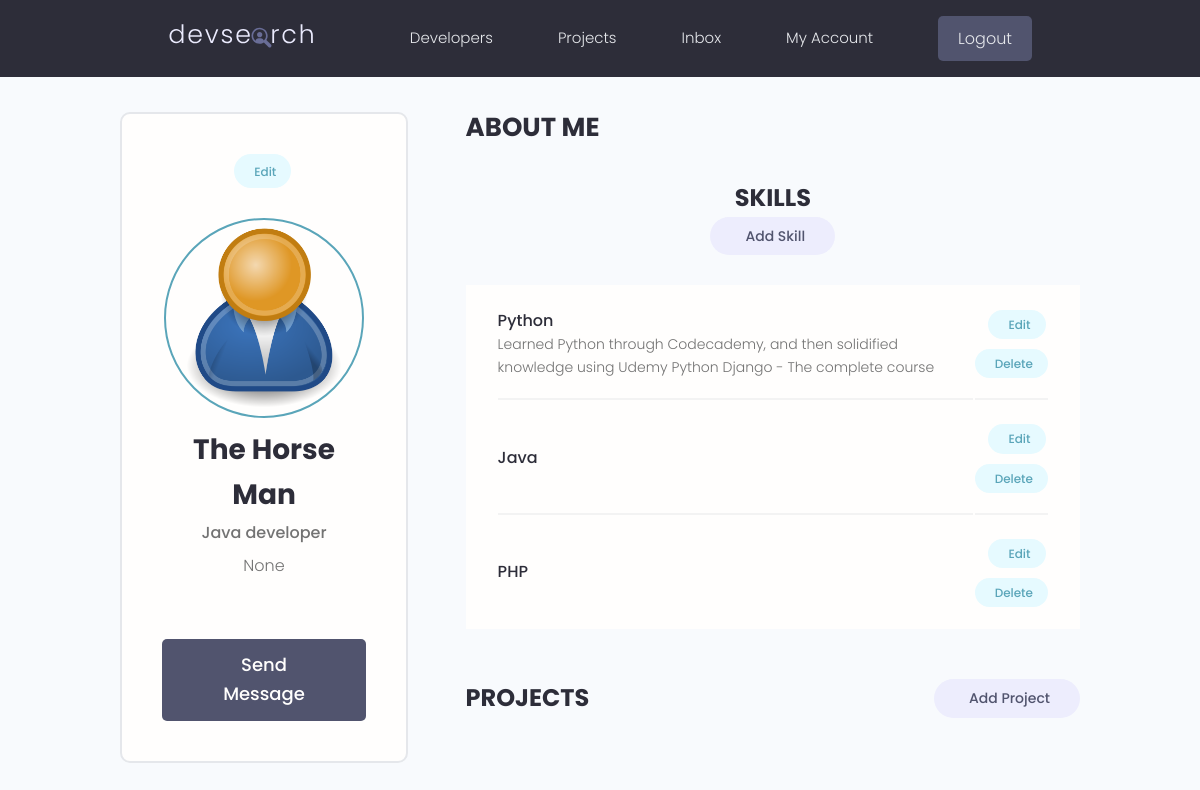
The page /account/ (signed in) on the database its author committed.
### users/models.py (models this page shows, shortened)
class Profile(models.Model):
  user = models.OneToOneField(User, on_delete=models.CASCADE, null=True, blank=True,)
  name = models.CharField(max_length = 200, blank = True, null = True)
  email = models.EmailField(max_length=500, blank=True, null=True)
  username = models.CharField(max_length = 200, blank = True, null = True)
  username = models.CharField(max_length = 200, blank = True, null = True)
  short_intro = models.CharField(max_length = 200, blank = True, null = True)
  location = models.CharField(max_length = 200, blank = True, null = True)
  bio = models.TextField(max_length=500, blank=True, null=True)
  profile_image = models.ImageField(null = True, blank=True, upload_to='profiles/', default='profiles/user-default.png' )
  social_github= models.CharField(max_length = 200, blank = True, null = True)
  social_linkedIn= models.CharField(max_length = 200, blank = True, null = True)
  social_twitter= models.CharField(max_length = 200, blank = True, null = True)
  social_youtube= models.CharField(max_length = 200, blank = True, null = True)
  social_website= models.CharField(max_length = 200, blank = True, null = True)
  created = models.DateTimeField(auto_now_add=True)
  id = models.UUIDField(default=uuid.uuid4, unique=True, primary_key=True, editable=False)

class Skill(models.Model):
  owner = models.ForeignKey(Profile, on_delete=models.CASCADE, null=True, blank=True)
  name = models.CharField(max_length=50)
  description = models.TextField(max_length=500, null=True, blank=True)
  created = models.DateTimeField(auto_now_add=True)
  id = models.UUIDField(default=uuid.uuid4, unique=True, primary_key=True, editable=False)

### users/views.py (the view)
# urls.py: path('account/', views.userAccount, name='account'),
@login_required(login_url="login")
def userAccount(request):
  profile = request.user.profile
  context = {
    'profile': profile
    }
  return render(request, 'users/account.html', context)

### users/templates/users/account.html (shortened to what this page needs)
{% extends 'main.html' %}
{% block content %}
<main class="settingsPage profile my-md">
  <div class="container">
    <div class="layout">
      <div class="column column--1of3">
        <div class="card text-center">
          <div class="card__body dev">
            <a class="tag tag--pill tag--main settings__btn" href="{% url 'edit-account' %}"> Edit</a>
            <img class="avatar avatar--xl dev__avatar" src="{{ profile.profile_image.url }}" />
            <h2 class="dev__name">{{ profile.name }}</h2>
            <p class="dev__title">{{ profile.short_intro }}</p>
            <p class="dev__location">{{ profile.location }}</p>
            <a href="#" class="btn btn--sub btn--lg">Send Message </a>
          </div>
        </div>
      </div>
      <div class="column column--2of3">
        <div class="devInfo">
          <h3 class="devInfo__title">About Me</h3>
        </div>
        <div id="skill-form"   class="settings">
          <h3 class="settings__title">Skills</h3>
          {% if  page == 'add-skill' or page == 'edit-skill' %}
            {% if page == 'add-skill' %}
            <form action="{% url 'add-skill' %}" method="POST">
            {% else %}
            <form action="{% url 'edit-skill' skill.id %}" method="POST">
            {% endif %}
            {% csrf_token %}
            {% for field in skill_form %}
            <div id="skill-field" class="form__field">
              <label for="formInput#text">{{ field.label }} </label>
              {{ field }}
            </div>
            {% endfor %}
            <a class="btn btn--sub btn--md  my-md" href="{% url 'account' %}">Cancel</a>
            <input class="btn btn--sub btn--md  my-md" type="submit" value="Submit">
          </form>
          {% else %}
          <a class="tag tag--pill tag--sub settings__btn tag--lg" href="{% url 'add-skill' %}"> Add Skill</a>
          {% endif %}
        </div>
        <table class="settings__table">
          {% for skill in profile.skill_set.all %}
          {% if skill.description %}
          <tr>
            <td class="settings__tableInfo">
              <h4>{{ skill.name }}</h4>
              <p>
                {{ skill.description|slice:"150" }}
              </p>
            </td>
            <td class="settings__tableActions">
              <a class="tag tag--pill tag--main settings__btn" href="{% url 'edit-skill' skill.id %}"> Edit</a>
              <a class="tag tag--pill tag--main settings__btn" href="{% url 'delete-skill' skill.id %}">
                Delete</a>
            </td>
          </tr>
          {% else %}
          <tr>
            <td class="settings__tableInfo">
              <h4>{{ skill.name }}</h4>
            </td>
            <td class="settings__tableActions">
              <a class="tag tag--pill tag--main settings__btn" href="{% url 'edit-skill' skill.id %}"> Edit</a>
              <a class="tag tag--pill tag--main settings__btn" href="{% url 'delete-skill' skill.id %}">
                Delete</a>
            </td>
          </tr>
          {% endif %}
          {% endfor %}
        </table>
        <div class="settings">
          <h3 class="settings__title">Projects</h3>
          <a class="tag tag--pill tag--sub settings__btn tag--lg" href="{% url 'create-project' %}"> Add Project</a>
        </div>
      </div>
    </div>
  </div>
</main>
{% endblock content %}

### static/styles/app.css (style rules this page uses)
:root { --color-sub: #2d2d39; }
.btn--sub { background-color: var(--color-sub-light); }
.card { border: 2px solid var(--color-light); }
img { width: 100%; }
.profile .card > .dev { padding: 4rem; }
.dev__avatar { display: block; margin: auto; }
.dev__name { color: var(--color-sub); font-size: 2.8rem; font-weight: 700; margin-top: 1rem; margin-bottom: 0.5rem; }
.dev__title { font-size: 1.6rem; font-weight: 500; line-height: 1.3; }
.dev__location { margin-top: 1rem; }
.devInfo { margin-bottom: 3rem; }
.devInfo__title, .devInfo__subtitle { font-size: 2.6rem; color: var(--color-sub); text-transform: uppercase; font-weight: 700; margin-bottom: 1.5rem; }
#skill-form { flex-direction: column; }
.settingsPage .dev > .settings__btn { display: inline-block; margin-bottom: 3rem; }
.settings { display: flex; justify-content: space-between; align-items: center; }
.settings__title { font-size: 2.4rem; text-transform: uppercase; font-weight: 700; color: var(--color-sub); }
.settings__table { margin-top: 3rem; margin-bottom: 5rem; padding: 0 3rem; background: var(--color-white); }
.settings__table tr { width: 100%; }
.settings__table tr > td { padding: 2rem 0; }
.settings__table tr:not(:last-child) td { border-bottom: 2px solid var(--color-white-light); }
.settings__tableInfo { width: 100%; }
.settings__tableInfo h4, .settings__tableInfo a { padding-right: 1rem; width: auto; font-size: 1.6rem; font-weight: 500; color: var(--color-sub); }
.settings__tableInfo p { font-size: 1.4rem; }
.settings__tableActions { text-align: right; }

### static/uikit/styles/modules/_variables.css (style rules this page uses)
:root { --color-main: #5aa5b9; --color-main-light: #e6faff; --color-sub: #3f4156; --color-sub-light: #51546e; --color-sub-lighter: #ededfd; --color-text: #737373; --color-gray: #8b8b8b; --color-light: #e5e7eb; --color-light-gray: #767676; --color-bg: #f8fafd; --color-white: #fffefd; --color-white-light: #f3f3f3; --color-success: #359e64; --color-success-bg: #def8e8; --color-error: #fc4b0b; --color-error-bg: #fff2ee; --font-base: 'Poppins', arial, helvetica, 'Segoe UI', roboto, ubuntu, sans-serif; --font-monospace: 'Fira Code', 'Courier New', courier, monospace; --font-regular: 300; --font-medium: 500; --font-bold: 700; --generic-shadow: 1px 1px 5px #00000010; --generic-transition: all 0.3s ease-in-out; }

### static/uikit/styles/modules/_base.css (style rules this page uses)
* { margin: 0; padding: 0; box-sizing: border-box; text-rendering: optimizeLegibility; color: inherit; font-size: inherit; }
html { font-size: 50%; }
@media only screen and (min-width: 480px) { html { font-size: 56.25%; } }
@media only screen and (min-width: 1200px) { html { font-size: 62.5%; } }
body { line-height: 1.6; font-weight: 400; font-size: 1.5rem; color: var(--color-text); background-color: var(--color-bg); min-height: 100vh; }

### static/uikit/styles/modules/_typography.css (style rules this page uses)
* { font-family: var(--font-base); }
h2 { font-size: 3.6rem; font-weight: var(--font-bold); }
h3 { font-size: 3.2rem; font-weight: var(--font-medium); }
h4 { font-size: 2.8rem; font-weight: var(--font-medium); }
p, span, strong { font-size: 1.6rem; color: var(--color-text); font-weight: var(--font-regular); }
a { padding-bottom: 2px; text-decoration: none; display: inline-block; color: var(--color-main); font-weight: var(--font-medium); }

### static/uikit/styles/modules/_utilities.css (style rules this page uses)
.container { width: 92%; max-width: 165rem; margin: 0 auto; box-sizing: border-box; }
@media screen and (min-width: 1000px) { .container { width: 90%; } }
@media screen and (min-width: 1200px) { .container { width: 80%; } }
.text-center { text-align: center; }
.my-md { margin: 3rem auto; }

### static/uikit/styles/modules/_avatar.css (style rules this page uses)
.avatar { border-radius: 50%; border: 2px solid var(--color-main); object-fit: cover; }
.avatar--xl { height: 20rem; width: 20rem; }

### static/uikit/styles/modules/_button.css (style rules this page uses)
.btn { display: inline-block; position: relative; cursor: pointer; background-color: var(--color-light); font-weight: var(--font-medium); color: var(--color-sub); text-decoration: none; padding: 1rem 2rem; border-radius: 0.5rem; border: none; width: -webkit-fit-content; width: -moz-fit-content; width: fit-content; height: -webkit-fit-content; height: -moz-fit-content; height: fit-content; font-size: 1.6rem; outline-width: 0; outline-color: transparent; -webkit-backface-visibility: hidden; backface-visibility: hidden; transition: all 0.3s ease-in-out; }
.btn--sub { background-color: var(--color-sub); color: var(--color-white); }
.btn--lg { font-size: 1.8rem; padding: 1.2rem 4.5rem; }

### static/uikit/styles/modules/_card.css (style rules this page uses)
.card { border-radius: 1rem; background-color: var(--color-white); border: 1.5px solid var(--color-light); width: auto; height: auto; margin-top: 0.5rem; margin-bottom: 0.5rem; overflow: hidden; }
.card__body, .card__header { padding: 2rem 2.5rem; }

### rows shown on the page
Profile: profile_image (placeholder picture), name "The Horse Man", short_intro "Java developer", location "None"
Skill: name "Python", description "Learned Python through Codecademy, and then solidified knowledge using Udemy Python Django - The complete course"
Skill: name "Java"
Skill: name "PHP"
